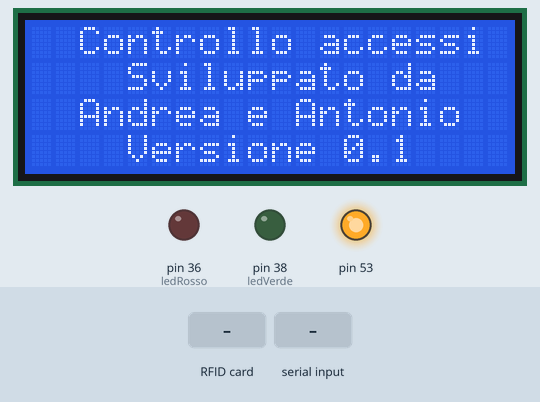
The sketch below on a simulated Arduino Mega 2560, built with avr-gcc and run on an emulated ATmega2560. Parts: 20×4 character LCD, output pins drawn as LEDs (lit = HIGH). Dashed ring = blinking. The inputs (shaded band) are chosen by the test bench. What the sketch prints to the serial monitor is not drawn.

Above: at 1.3 s.
1.4 s: RFID card 5E 7A 19 C4 held to the reader
2.9 s: "1\n" received over Serial
At 3.4 s:
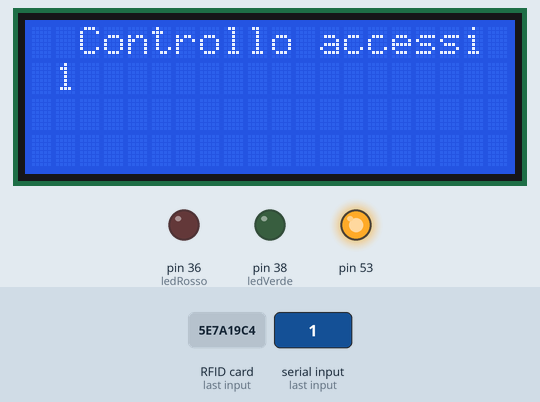
4.4 s: "0\n" received over Serial
At 5.6 s:
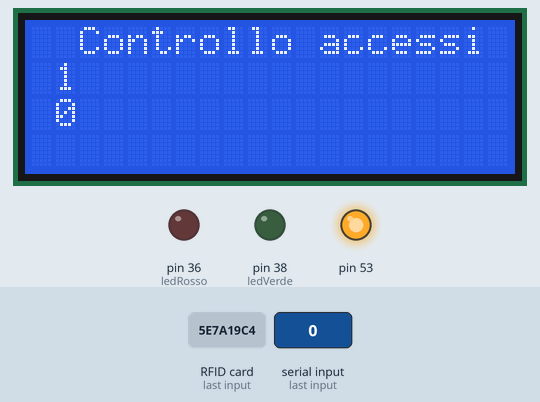
5.9 s: "2\n" received over Serial
At 7.9 s:
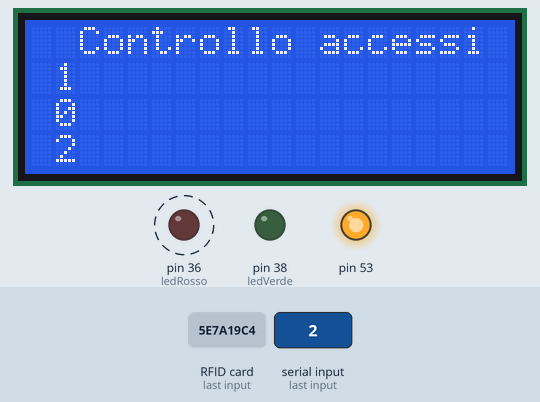
Timing chart, 0 to 9.4 s (numbered marks = the images above; inputs shaded):
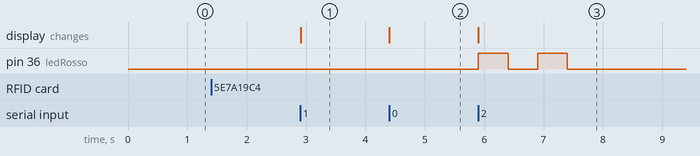

Measured:
- after the input at 1.4 s, every drawn part: stays the same
- after the input at 2.9 s, the display: changes at once (image 1)
- after the input at 4.4 s, the display: changes at once (image 2)
- after the input at 5.9 s, pin 36 (ledRosso): alternates HIGH for 0.50 s and LOW for 0.50 s, 4 changes in all, then stays LOW, starting at once; the display: changes at once (image 3)

The sketch:

RFID_arduino_mega.ino
```cpp
/* FILE:    RFID_arduino
   DATE:    23/05/2019
   VERSION: 0.1

Autore Toppi Andrea

PINOUT:
RC522 MODULE    Uno/Nano /Mega
SDA             D10     D9
SCK             D13     D52
MOSI            D11     D51
MISO            D12     D50
IRQ             N/A     =
GND             GND     =
RST             D9      8
3.3V            3.3V    =


 collegamenti display
 * LCD RS pin to digital pin 23
 * LCD Enable to digital pin 25
 * LCD D4 pin to digital pin 27
 * LCD D5 pin to digital pin 29
 * LCD D6 pin to digital pin 31
 * LCD D7 pin to digital pin 33
 * LCD R/W pin to ground

 */

#include <SPI.h>
#include <MFRC522.h>
#include <EEPROM.h>
#include <LiquidCrystal.h>
/* Vengono definiti PIN del RFID reader*/
#define SDA_DIO 9
#define RESET_DIO 8
#define delayRead 1000 // Time of delay
#define delayLed 500
/* Definizione led di messaggio*/
#define ledRosso 36
#define ledVerde 38
/* Definizione dei PIN dell'LCD*/
#define RS 23
#define Enable 25
#define D4 27
#define D5 29
#define D6 31
#define D7 33

/* Viene creata una istanza della RFID libreria */
MFRC522 RC522(SDA_DIO, RESET_DIO);
LiquidCrystal lcd(RS, Enable, D4, D5, D6, D7);

/* Variabile di stato*/
int stato = 0;

void setup()
{
  Serial.begin(9600);
  /* Abilita SPI*/
  SPI.begin();
  /* Viene inizilizzato RFID reader */
  RC522.PCD_Init();

  pinMode(ledVerde,OUTPUT);
  pinMode(ledRosso,OUTPUT);

  lcd.begin(20, 4);
  lcd.setCursor(2, 0);lcd.print("Controllo accessi");
  lcd.setCursor(4, 1);lcd.print("Sviluppato da");
  lcd.setCursor(2, 2);lcd.print("Andrea e Antonio");
  lcd.setCursor(4, 3);lcd.print("Versione 0.1");
}

void loop()
{
  byte i;
  char ser;
  String messaggio, nome, cognome;

  switch(stato){
    default:
          // Se viene letta una tessera
          if (RC522.PICC_IsNewCardPresent())
          {
            // Viene letto il suo codice
            if (!RC522.PICC_ReadCardSerial())
              return;
            String codiceLetto ="";

            // Viene caricato il codice della tessera, all'interno di una Stringa
            for(i = 0; i < RC522.uid.size; i++)
             {
              codiceLetto += RC522.uid.uidByte[i] < 0x10 ? "0" : ""; // operatore ternario: se la condizione è verificata inserisci 0
              codiceLetto += String (RC522.uid.uidByte[i],HEX);
            }

            Serial.println(codiceLetto);

            stato++;
          }
    break;
    case 1:
          if (Serial.available()){
            messaggio = "";
            nome = "";
            cognome = "";

            lcd.clear();
            lcd.setCursor(2, 0);
            lcd.print("Controllo accessi");

            nome = leggiDati();
            lcd.setCursor(1, 1);
            nome.toUpperCase();
            lcd.print(nome);

            cognome = leggiDati();
            lcd.setCursor(1, 2);
            cognome.toUpperCase();
            lcd.print(cognome);

            messaggio = leggiDati();
            lcd.setCursor(1, 3);
            lcd.print(messaggio);

            if (verificaCodice(messaggio,"ACCESSO CONSENTITO\n"))
              accendiLed(ledVerde);
            else
              accendiLed(ledRosso);

            delay(2000);
            stato--;
            lcd_init();
            }
    break;
    }
}

/*  Funzione che gestisce l'output del display*/
void lcd_init(){
  lcd.clear();
  lcd.setCursor(2, 0);lcd.print("Controllo accessi");
  lcd.setCursor(4, 1);lcd.print("Sviluppato da");
  lcd.setCursor(2, 2);lcd.print("Andrea e Antonio");
  lcd.setCursor(4, 3);lcd.print("Versione 0.1");
  }

/* Questa funzione delle i dati che arrivano sulla seriale*/
String leggiDati(){
  char c;
  String s;
  do{
    if (Serial.available()){  // Deve continuare a leggere solo se nel buffer c'è qualcosa
      c=Serial.read();
      s += c;
    }
  }while(c != '\n');
  return s;
}

// Questa funzione verifica se il codice Letto è autorizzato
boolean verificaCodice(String messaggio, String codiceAutorizzato){
  if(messaggio.equals(codiceAutorizzato)){
    return true;
  }else{
    return false;
  }
}

// Questa funzione permette di accendere un LED per un determinato periodo
void accendiLed(int ledPin){
  digitalWrite(ledPin,HIGH);
  delay(delayLed);
  digitalWrite(ledPin,LOW);
  delay(delayLed);
  digitalWrite(ledPin,HIGH);
  delay(delayLed);
  digitalWrite(ledPin,LOW);
}
```
